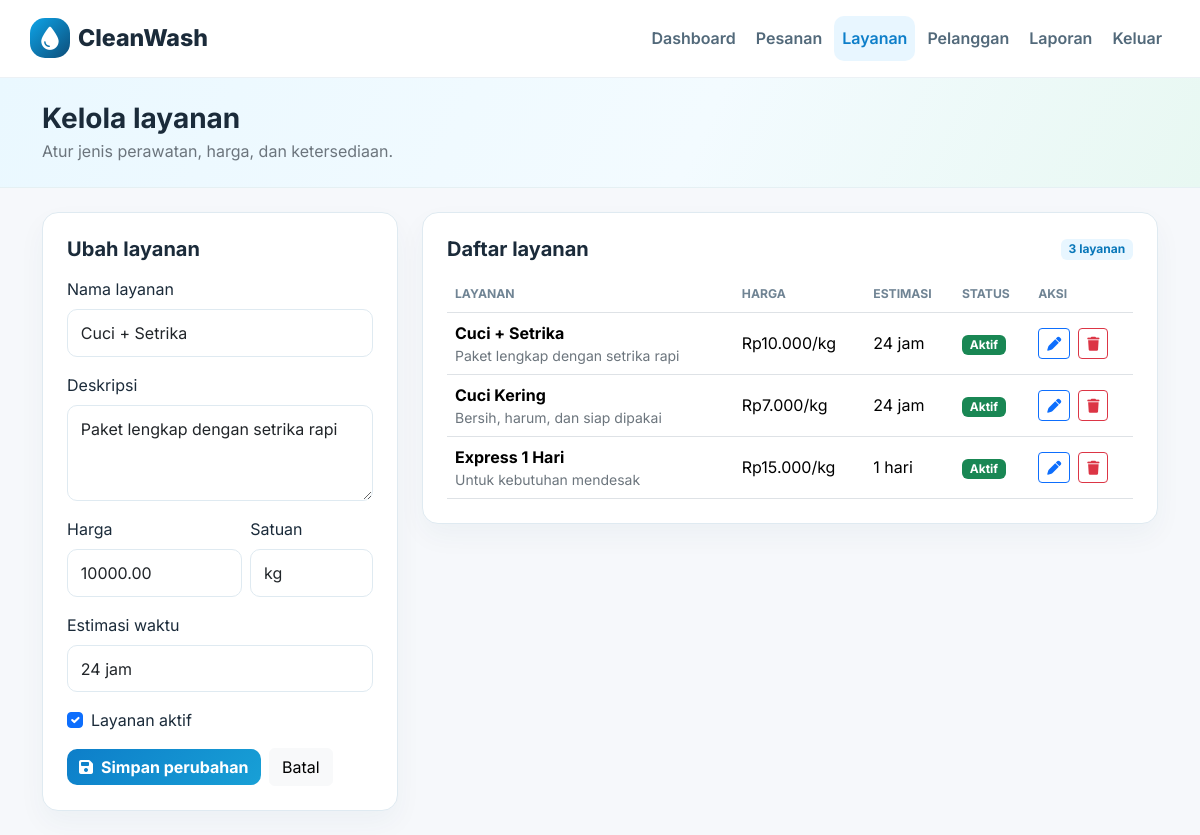
Page /admin/services.php?edit=2 (signed in) on the committed database.
### tables this page shows
CREATE TABLE IF NOT EXISTS services (
    id INT AUTO_INCREMENT PRIMARY KEY,
    name VARCHAR(150) NOT NULL,
    description TEXT,
    price DECIMAL(12,2) NOT NULL DEFAULT 0.00,
    unit VARCHAR(50) NOT NULL DEFAULT 'kg',
    is_active TINYINT(1) NOT NULL DEFAULT 1,
    estimated_time VARCHAR(50) DEFAULT NULL,
    created_at TIMESTAMP DEFAULT CURRENT_TIMESTAMP,
    updated_at TIMESTAMP DEFAULT CURRENT_TIMESTAMP ON UPDATE CURRENT_TIMESTAMP
);

### config/auth.php (called while the page is built, shortened)
<?php
function appBasePath(): string
{
    $scriptPath = $_SERVER['SCRIPT_NAME'] ?? '/';
    $routeDirs = ['/admin', '/customer', '/pages', '/config'];
    foreach ($routeDirs as $routeDir) {
        $routePos = strrpos($scriptPath, $routeDir . '/');
        if ($routePos !== false) {
            return substr($scriptPath, 0, $routePos);
        }
    }
    $basePath = rtrim(dirname($scriptPath), '/\\');
    return $basePath === '.' || $basePath === '/' ? '' : $basePath;
}
function encodeUrlPath(string $path): string
{
    $parts = parse_url($path);
    $segments = explode('/', $parts['path'] ?? $path);
    foreach ($segments as $index => $segment) {
        if ($segment === '' || $segment === '.') {
            continue;
        }
        $segments[$index] = rawurlencode(rawurldecode($segment));
    }
    $encodedPath = implode('/', $segments);
    if (isset($parts['query'])) {
        $encodedPath .= '?' . $parts['query'];
    }
    return $encodedPath;
}
function appUrlPath(string $path): string
{
    $basePath = appBasePath();
    $relativePath = '/' . ltrim($path, '/');
    return encodeUrlPath($basePath . $relativePath);
}

### admin/services.php (the view, shortened to what this page needs)
<?php
require_once __DIR__ . '/_auth.php';
require_once __DIR__ . '/_layout.php';
$formValues = ['name' => '', 'description' => '', 'price' => '', 'unit' => 'kg', 'estimated_time' => '', 'is_active' => 1];
$editingId = filter_input(INPUT_GET, 'edit', FILTER_VALIDATE_INT) ?: 0;
if ($editingId > 0) {
    $editStmt = $pdo->prepare('SELECT * FROM services WHERE id = :id LIMIT 1');
    $editStmt->execute(['id' => $editingId]);
    $editingService = $editStmt->fetch();
    $formValues = $editingService;
}
$services = $pdo->query('SELECT s.*, (SELECT COUNT(*) FROM orders o WHERE o.service_id = s.id) AS order_count FROM services s ORDER BY s.is_active DESC, s.name ASC')->fetchAll();
?>
<section class="page-heading py-4"><div class="container d-flex justify-content-between gap-3"><div><h1 class="h3 fw-bold mb-1">Kelola layanan</h1><p class="text-secondary mb-0">Atur jenis perawatan, harga, dan ketersediaan.</p></div></div></section>
<div class="container py-4">
    <div class="row g-4">
        <div class="col-lg-4"><section class="panel p-4"><h2 class="h5 fw-bold mb-3"><?= $editingId ? 'Ubah layanan' : 'Tambah layanan' ?></h2>
            <form method="post">
                <div class="mb-3"><label class="form-label" for="name">Nama layanan</label><input class="form-control" id="name" name="name" maxlength="150" required value="<?= htmlspecialchars((string) $formValues['name']) ?>"></div>
                <div class="mb-3"><label class="form-label" for="description">Deskripsi</label><textarea class="form-control" id="description" name="description" rows="3"><?= htmlspecialchars((string) ($formValues['description'] ?? '')) ?></textarea></div>
                <div class="row g-2"><div class="col-7 mb-3"><label class="form-label" for="price">Harga</label><input class="form-control" id="price" name="price" type="number" min="0" step="0.01" required value="<?= htmlspecialchars((string) $formValues['price']) ?>"></div><div class="col-5 mb-3"><label class="form-label" for="unit">Satuan</label><input class="form-control" id="unit" name="unit" maxlength="50" required value="<?= htmlspecialchars((string) $formValues['unit']) ?>"></div></div>
                <div class="mb-3"><label class="form-label" for="estimated_time">Estimasi waktu</label><input class="form-control" id="estimated_time" name="estimated_time" maxlength="50" value="<?= htmlspecialchars((string) ($formValues['estimated_time'] ?? '')) ?>" placeholder="Contoh: 24 jam"></div>
                <div class="form-check mb-3"><input class="form-check-input" type="checkbox" name="is_active" id="is_active" value="1" <?= (int) $formValues['is_active'] === 1 ? 'checked' : '' ?>><label class="form-check-label" for="is_active">Layanan aktif</label></div>
                <button class="btn btn-primary" type="submit"><i class="fa-solid fa-floppy-disk me-2"></i><?= $editingId ? 'Simpan perubahan' : 'Tambah layanan' ?></button>
                <?php if ($editingId): ?><a class="btn btn-light ms-1" href="<?= htmlspecialchars(appUrlPath('/admin/services.php')) ?>">Batal</a><?php endif; ?>
            </form>
        </section></div>
        <div class="col-lg-8"><section class="panel p-3 p-lg-4"><div class="d-flex justify-content-between align-items-center mb-3"><h2 class="h5 fw-bold mb-0">Daftar layanan</h2><span class="badge badge-soft"><?= count($services) ?> layanan</span></div>
            <div class="table-responsive"><table class="table align-middle"><thead><tr><th>Layanan</th><th>Harga</th><th>Estimasi</th><th>Status</th><th>Aksi</th></tr></thead><tbody>
                <?php foreach ($services as $service): ?><tr>
                    <td><strong><?= htmlspecialchars($service['name']) ?></strong><small class="d-block text-secondary"><?= htmlspecialchars((string) $service['description']) ?></small></td>
                    <td>Rp<?= number_format((float) $service['price'], 0, ',', '.') ?>/<?= htmlspecialchars($service['unit']) ?></td><td><?= htmlspecialchars((string) ($service['estimated_time'] ?? '-')) ?></td>
                    <td><span class="badge <?= $service['is_active'] ? 'text-bg-success' : 'text-bg-secondary' ?>"><?= $service['is_active'] ? 'Aktif' : 'Nonaktif' ?></span></td>
                    <td><div class="d-flex gap-2"><a class="btn btn-sm btn-outline-primary" href="<?= htmlspecialchars(appUrlPath('/admin/services.php?edit=' . (int) $service['id'])) ?>" aria-label="Ubah layanan"><i class="fa-solid fa-pen"></i></a><form method="post" onsubmit="return confirm('Hapus atau nonaktifkan layanan ini?')"><button class="btn btn-sm btn-outline-danger" type="submit" aria-label="Hapus layanan"><i class="fa-solid fa-trash"></i></button></form></div></td>
                </tr><?php endforeach; ?>
            </tbody></table></div>
        </section></div>
    </div>
</div>

### admin/_layout.php (style rules this page uses)
:root { --primary: #0d7ec9; --primary-dark: #0c4d79; --text: #1b2b3a; --muted: #5f7181; --bg: #f6f8fb; --border: #dfeaf1; }
body { margin: 0; background: var(--bg); color: var(--text); font-family: Inter, sans-serif; }
a { text-decoration: none; }
.page-heading { background: linear-gradient(115deg,#eaf8ff 0%,#f3fbff 58%,#e8f8f2 100%); border-bottom: 1px solid #e5f0f3; }
.panel { background: #fff; border: 1px solid var(--border); border-radius: 16px; box-shadow: 0 12px 28px rgba(16,62,89,.045); }
.form-control, .form-select { border-color: var(--border); border-radius: 10px; padding: .68rem .8rem; }
.btn-primary { background: linear-gradient(135deg,var(--primary),#18a0d6); border: 0; border-radius: 10px; font-weight: 700; }
.table { margin-bottom: 0; }
.table th { color: #708494; font-size: .76rem; font-weight: 700; text-transform: uppercase; }
.table td { vertical-align: middle; }
.badge-soft { background: #e8f6ff; color: #0877b9; }

### rows in the picture
services: name "Cuci + Setrika", description "Paket lengkap dengan setrika rapi", price "10000.00", unit "kg", estimated_time "24 jam", is_active "☑", price "10.000", shows "Aktif"
services: name "Cuci Kering", description "Bersih, harum, dan siap dipakai", price "7.000", unit "kg", estimated_time "24 jam", is_active "Aktif"
services: name "Express 1 Hari", description "Untuk kebutuhan mendesak", price "15.000", unit "kg", estimated_time "1 hari", is_active "Aktif"

### other values in the picture
count($services) "3"
